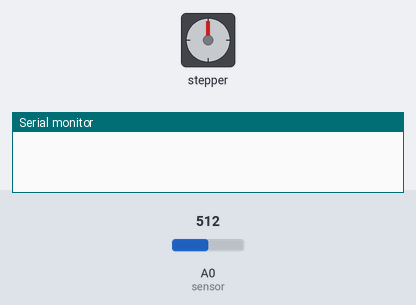
Bench run of a sketch on a simulated Arduino Uno, built with avr-gcc and run on an emulated ATmega328P. Shown: stepper motor, the last lines printed to the serial monitor. Inputs (shaded band) come from the test bench; at power-on: A0 (sensor) = 512. Stepper angles assume 8966 steps per turn.

Above: at 1.2 s.
1.3 s: A0 (sensor) set to 109
4.3 s: A0 (sensor) set to 90
At 4.87 s:
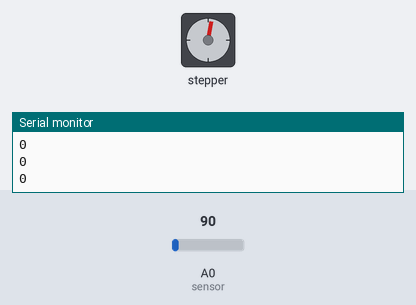
At 5.5 s:
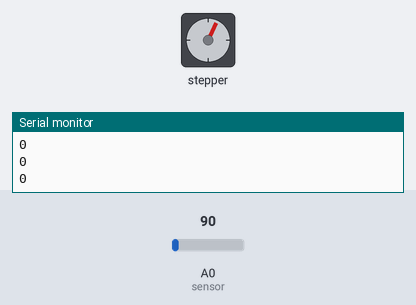
Timing chart, 0 to 22.3 s (numbered marks = the images above; inputs shaded):
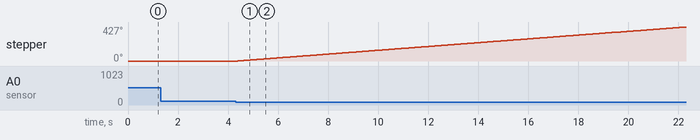

The sketch:

Hurry.ino
```cpp
# include <Stepper.h>
# define STEPS 8966//转2.189圈需要的步数
int sensor = A0;
int val = 0;
double cir = 1.81, pace = 0;  //周长
Stepper stepper (STEPS, 8, 9, 10, 11);
void setup ()
{
  pinMode(sensor, INPUT);
  stepper.setSpeed(4);
  Serial.begin(9600);
}

void loop ()
{
  pace = velocity();
  delay(50);
  Serial.println(val);
  switch (val)
  {
    case 0: if (pace > 0.56)
        plus();
      break;

    case 1: if (pace > 1.12)
        plus();
      else if (pace < 0.56)
        sub();
      break;

    case 2: if (pace > 1.68)
        plus();
      else if (pace < 1.12)
        sub();
      break;

    case 3: if (pace > 2.24)
        plus();
      else if (pace < 1.68)
        sub();
      break;

    case 4: if (pace > 2.80)
        plus();
      else if (pace < 2.24)
        sub();
      break;

    case 5: if (pace > 3.36)
        plus();
      else if (pace < 2.80)
        sub();
      break;

    case 6: if (pace > 3.92)
        plus();
      else if (pace < 3.36)
        sub();
      break;

    case 7: if (pace < 3.92)
        sub();
      break;
    default: sub();
    break;
  }


}


double velocity()
{
  long count = 0, beginTime = 0, endTime = 0;
  long start = millis();
  while (1)
  {
    if (analogRead(sensor) < 100 && count == 0)
    {
      beginTime =  millis();//单位毫秒
      count = 1;
    }
    else if (analogRead(sensor) < 100 && count == 1)
    {
      endTime = millis();
      return (cir / (endTime - beginTime)) * 1000;
    }
    if(millis() - start > 2000) return 0;
  }
}

void plus()
{
  stepper.step(STEPS);
  val++;
}

void sub()
{
  stepper.step(-STEPS);
  val--;
}
```

Measured:
- the behaviour switches between 100 and 99 on A0 (sensor) (found by bisection; images 0 and 1)
- after the input at 4.3 s, stepper: keeps turning clockwise at about 24°/s, starting after 0.09 s
